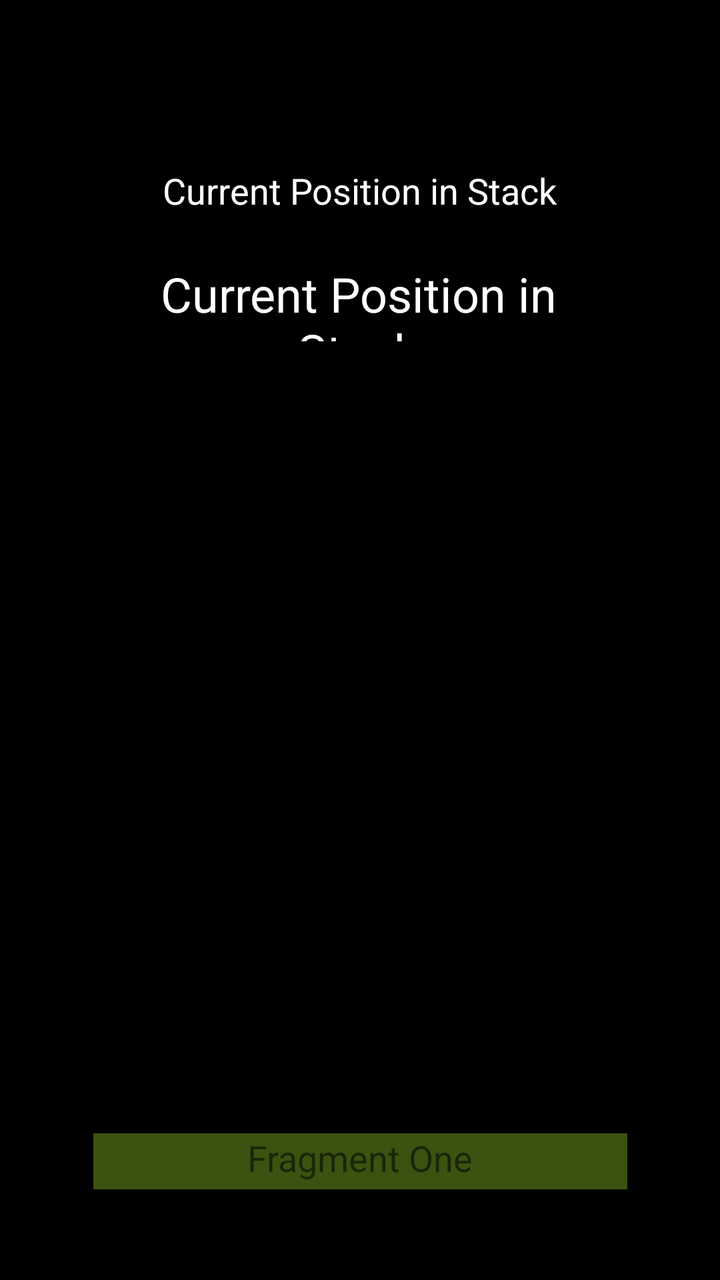
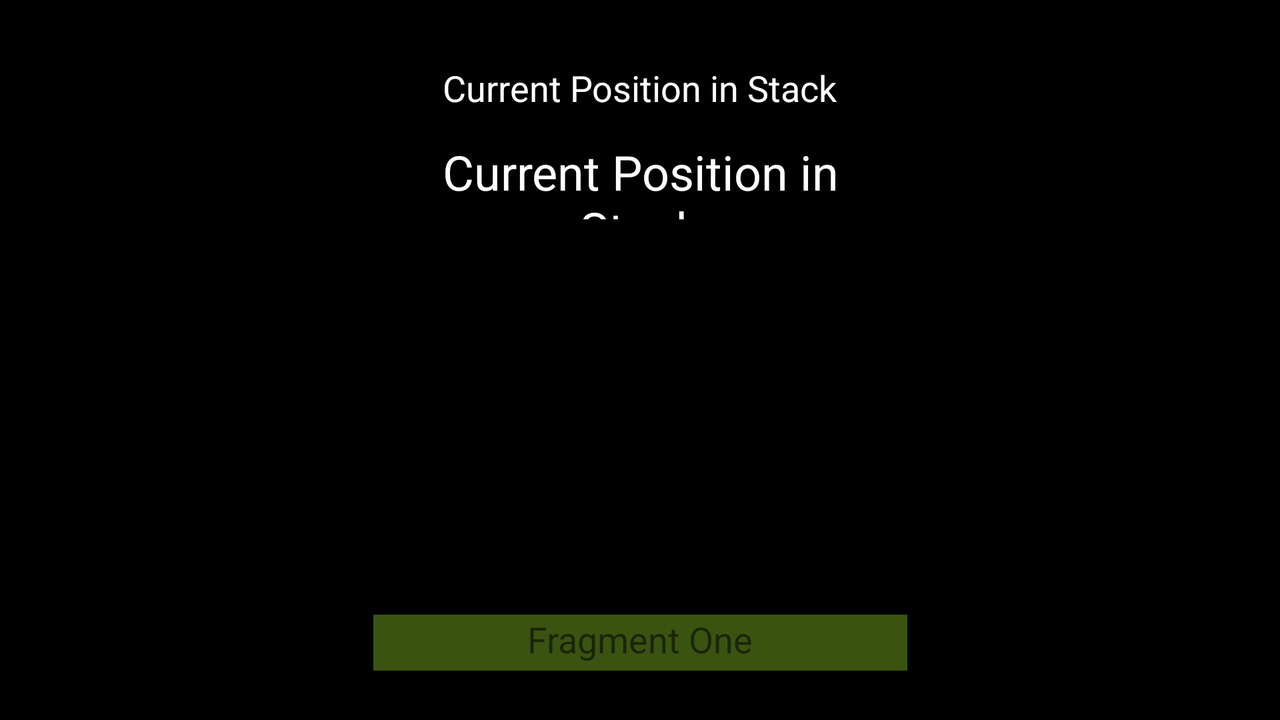

First picture: res/layout/ on a phone held upright. Second picture: the repository's own variant of that layout, on a device whose configuration matches the variant's folder. Source for both follows.
<!-- AndroidManifest.xml: application theme Theme.ActivityLifeCycleAndFragments -->
<!-- res/layout/fragment_one.xml -->
<?xml version="1.0" encoding="utf-8"?>
<androidx.constraintlayout.widget.ConstraintLayout xmlns:android="http://schemas.android.com/apk/res/android"
    xmlns:app="http://schemas.android.com/apk/res-auto"
    xmlns:tools="http://schemas.android.com/tools"
    android:layout_width="match_parent"
    android:layout_height="match_parent"
    android:background="@color/black"
    tools:context=".FragmentOne">


    <TextView
        android:id="@+id/textViewFragmentOne"
        android:layout_width="267dp"
        android:layout_height="28dp"
        android:background="@color/green_light"
        android:text="@string/fragmentTextview1"
        android:textAlignment="center"
        android:textSize="18sp"
        app:layout_constraintBottom_toBottomOf="parent"
        app:layout_constraintEnd_toEndOf="parent"
        app:layout_constraintStart_toStartOf="parent"
        app:layout_constraintTop_toTopOf="parent"
        app:layout_constraintVertical_bias="0.926" />

    <TextView
        android:id="@+id/currentPositionStackTextView"
        android:layout_width="224dp"
        android:layout_height="44dp"
        android:text="@string/currentPositionStack"
        android:textAlignment="center"
        android:textColor="@color/white"
        android:textSize="18sp"
        app:layout_constraintBottom_toBottomOf="parent"
        app:layout_constraintEnd_toEndOf="parent"
        app:layout_constraintHorizontal_bias="0.497"
        app:layout_constraintStart_toStartOf="parent"
        app:layout_constraintTop_toTopOf="parent"
        app:layout_constraintVertical_bias="0.139" />

    <TextView
        android:id="@+id/currentPositionStack1"
        android:layout_width="225dp"
        android:layout_height="40dp"
        android:text="@string/currentPositionStack"
        android:textAlignment="center"
        android:textColor="@color/white"
        android:textSize="24sp"
        app:layout_constraintBottom_toBottomOf="parent"
        app:layout_constraintEnd_toEndOf="parent"
        app:layout_constraintHorizontal_bias="0.494"
        app:layout_constraintStart_toStartOf="parent"
        app:layout_constraintTop_toTopOf="parent"
        app:layout_constraintVertical_bias="0.218" />

    <ImageView
        android:id="@+id/imageView"
        android:layout_width="wrap_content"
        android:layout_height="wrap_content"
        android:src="@drawable/kotlin_img2"
        app:layout_constraintBottom_toBottomOf="parent"
        app:layout_constraintEnd_toEndOf="parent"
        app:layout_constraintHorizontal_bias="0.495"
        app:layout_constraintStart_toStartOf="parent"
        app:layout_constraintTop_toTopOf="parent"
        app:layout_constraintVertical_bias="0.591" />


</androidx.constraintlayout.widget.ConstraintLayout>
<!-- resources referenced by this layout -->
<resources>
  <color name="black">#FF000000</color>
  <color name="green_light">#3A5311</color>
  <color name="white">#FFFFFFFF</color>
  <string name="currentPositionStack">Current Position in Stack</string>
  <string name="fragmentTextview1">Fragment One</string>
  <style name="Theme.ActivityLifeCycleAndFragments" parent="Theme.MaterialComponents.DayNight.DarkActionBar">
          
          <item name="colorPrimary">@color/purple_500</item>
          <item name="colorPrimaryVariant">@color/purple_700</item>
          <item name="colorOnPrimary">@color/white</item>
          
          <item name="colorSecondary">@color/teal_200</item>
          <item name="colorSecondaryVariant">@color/teal_700</item>
          <item name="colorOnSecondary">@color/black</item>
          
          <item name="android:statusBarColor" tools:targetApi="l">?attr/colorPrimaryVariant</item>
          
      </style>
  <color name="purple_500">#FF6200EE</color>
  <color name="purple_700">#FF3700B3</color>
  <color name="teal_200">#FF03DAC5</color>
  <color name="teal_700">#FF018786</color>
</resources>
<!-- res/layout-land/fragment_one.xml (the repository's variant of the layout above) -->
<!-- drawn on the phone turned sideways -->
<?xml version="1.0" encoding="utf-8"?>
<androidx.constraintlayout.widget.ConstraintLayout xmlns:android="http://schemas.android.com/apk/res/android"
    xmlns:app="http://schemas.android.com/apk/res-auto"
    xmlns:tools="http://schemas.android.com/tools"
    android:layout_width="match_parent"
    android:layout_height="match_parent"
    android:background="@color/black"
    tools:context=".FragmentOne">


    <ImageView
        android:id="@+id/imageView2"
        android:layout_width="wrap_content"
        android:layout_height="wrap_content"
        android:src="@drawable/kotlin_img2"
        app:layout_constraintBottom_toBottomOf="parent"
        app:layout_constraintEnd_toEndOf="parent"
        app:layout_constraintHorizontal_bias="0.495"
        app:layout_constraintStart_toStartOf="parent"
        app:layout_constraintTop_toTopOf="parent"
        app:layout_constraintVertical_bias="0.591" />

    <TextView
        android:id="@+id/textViewFragmentOne"
        android:layout_width="267dp"
        android:layout_height="28dp"
        android:background="@color/green_light"
        android:text="@string/fragmentTextview1"
        android:textAlignment="center"
        android:textSize="18sp"
        app:layout_constraintBottom_toBottomOf="parent"
        app:layout_constraintEnd_toEndOf="parent"
        app:layout_constraintStart_toStartOf="parent"
        app:layout_constraintTop_toTopOf="parent"
        app:layout_constraintVertical_bias="0.926" />

    <TextView
        android:id="@+id/currentPositionStackTextView"
        android:layout_width="224dp"
        android:layout_height="44dp"
        android:text="@string/currentPositionStack"
        android:textAlignment="center"
        android:textColor="@color/white"
        android:textSize="18sp"
        app:layout_constraintBottom_toBottomOf="parent"
        app:layout_constraintEnd_toEndOf="parent"
        app:layout_constraintHorizontal_bias="0.499"
        app:layout_constraintStart_toStartOf="parent"
        app:layout_constraintTop_toTopOf="parent"
        app:layout_constraintVertical_bias="0.1" />

    <TextView
        android:id="@+id/currentPositionStack1"
        android:layout_width="225dp"
        android:layout_height="40dp"
        android:text="@string/currentPositionStack"
        android:textAlignment="center"
        android:textColor="@color/white"
        android:textSize="24sp"
        app:layout_constraintBottom_toBottomOf="parent"
        app:layout_constraintEnd_toEndOf="parent"
        app:layout_constraintStart_toStartOf="parent"
        app:layout_constraintTop_toTopOf="parent"
        app:layout_constraintVertical_bias="0.218" />


</androidx.constraintlayout.widget.ConstraintLayout>
